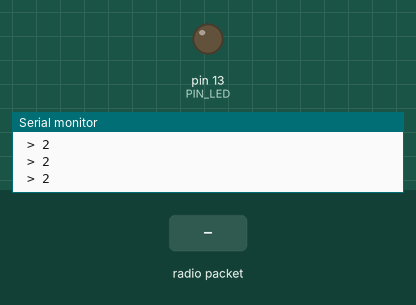
Simulated run of this sketch. Board: Arduino Uno, built with avr-gcc and run on an emulated ATmega328P. Parts: output pins drawn as LEDs (lit = HIGH), the last lines printed to the serial monitor. The inputs (shaded band) are chosen by the test bench. No radio packets arrive unless stated.

Above: at 1.2 s.
1.3 s: radio packet "1" arrives
At 2.4 s:
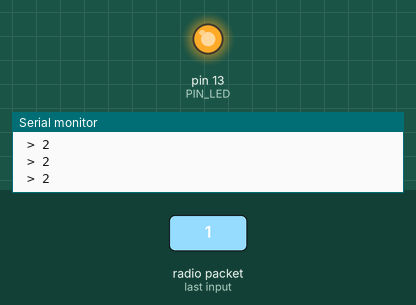
2.9 s: radio packet "0" arrives
At 3.7 s:
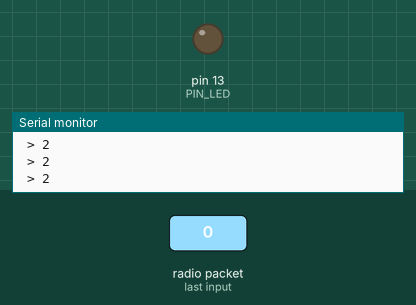
Timing chart, 0 to 5.9 s (numbered marks = the images above; inputs shaded):
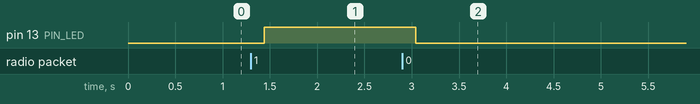

The sketch:

radio-rf433-sender-and-receiver.ino
```cpp
#include <VirtualWire.h>

#define PIN_LED 13
#define PIN_RFT 3
#define PIN_RFR 4

char *controller;

void setup() {
  Serial.begin(9600);
  pinMode(PIN_LED, OUTPUT);
  vw_set_ptt_inverted(true);
  vw_set_tx_pin(PIN_RFT);
  vw_set_rx_pin(PIN_RFR);

  vw_setup(4000);
  vw_rx_start(); // Start the receiver PLL running
}

void loop()
{
  uint8_t buf[VW_MAX_MESSAGE_LEN];
  uint8_t buflen = VW_MAX_MESSAGE_LEN;

  if (vw_get_message(buf, &buflen)) // Non-blocking
  {
    Serial.print(" < ");
    Serial.println((char)buf[0]);

    if (buf[0] == '1') {
      digitalWrite(PIN_LED, HIGH);
    }
    if (buf[0] == '0') {
      digitalWrite(PIN_LED, LOW);
    }
  } else {
    controller = "2";
    Serial.print(" > ");
    Serial.println(controller);
    vw_send((uint8_t *)controller, strlen(controller));
    vw_wait_tx();
    delay(100);
  }
}
```

Measured:
- after the input at 1.3 s, pin 13 (PIN_LED): LOW → HIGH after 0.14 s
- after the input at 2.9 s, pin 13 (PIN_LED): HIGH → LOW after 0.14 s
